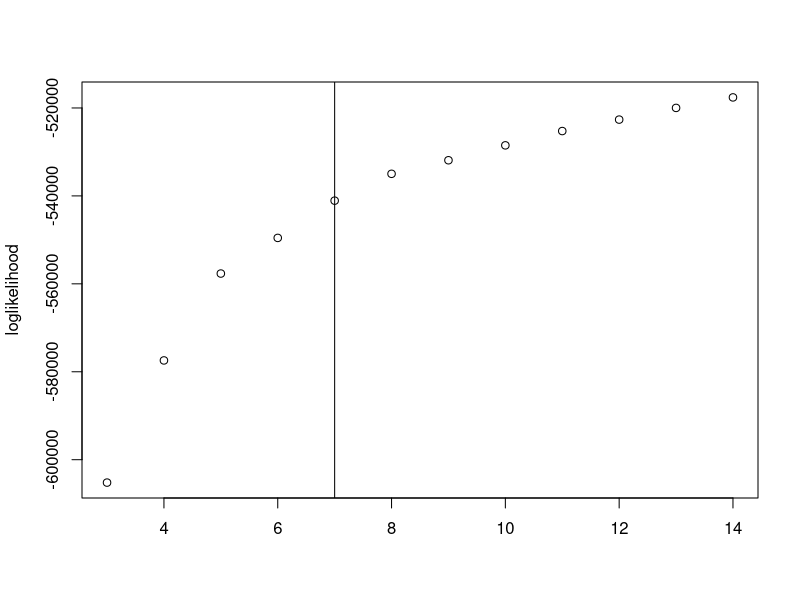
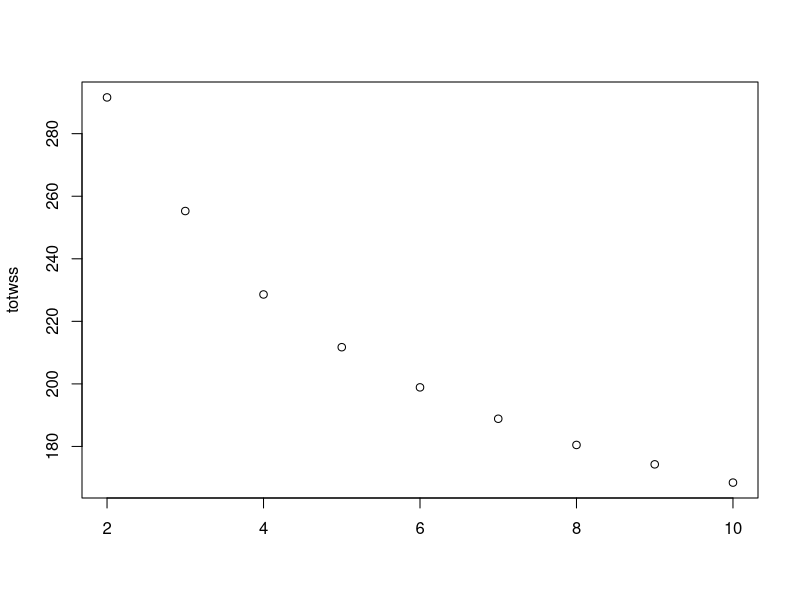

Recreate these plots in R, in order. (Note: this script raises an error after producing the figures.)

### Priprava dat, spustit jednou pred vsim pro vytvoreni dat

# Pozn.: - zahraničí je kraj==9900, cis_obec==999997 a jeden záznam má výskyt v roce 2017 pouze jako opakovane==1

rm(list=ls());

#workdir <- "/Users/admin/Desktop/reseni_0922/"
#workdir <- "/Users/User/Desktop/MFF/sfg_volby/reseni_0922/"

# Nahrani dat
obce <- read.table("reseni2021/pscoco.csv", sep=";", header=T);
okrsky <- read.table("reseni2021/psp17okrs.csv", sep=",", header=T);

# Manipulace s daty
okrsky[is.na(okrsky)] <- 0;
names(okrsky) <- tolower(names(okrsky));

### Pouzit jen posledni zaznam pro dane id
okrsky_posledni <- aggregate(poradi_zprac ~ cis_obec + cis_okrsek, okrsky, FUN = max)
okrsky <- merge(okrsky, okrsky_posledni, by=c("cis_obec", "cis_okrsek", "poradi_zprac"), all.y=T)

# Strata pomocí mixed multinomial model
library(mixtools)
set.seed(1)
#n.strat <- 7 # počet strat

temp_strany <- colnames(okrsky)[grepl('kstrana', colnames(okrsky))]
temp <- okrsky[rowSums(okrsky[, temp_strany]) > 0, ] # odstranit záznamy bez hlasů
temp_id <- temp[, c("cis_obec", "cis_okrsek")]
temp_vysledky <- temp[, temp_strany]
poradi.stran <- order((-1)*colSums(temp_vysledky)) # seřadit strany podle celkového výsledku
temp_vysledky <- temp_vysledky[, 1:11] # vezmeme 11 nejsilnějších stran


maxn<-14
loglikelihood<-numeric(maxn)

for(k in 3:maxn){
  
  n.strat <- k # počet strat
  em.out <- multmixEM(as.matrix(temp_vysledky), k=n.strat)
  loglikelihood[k]<-em.out$loglik
}
# 
# em.out <- multmixEM(as.matrix(temp_vysledky), k=n.strat)
# temp = cbind(temp_id, em.out$posterior)

data<-cbind(1:maxn,loglikelihood)

plot(data[3:maxn,])
abline(v=7)

temp_vysledky2<-temp_vysledky/apply(temp_vysledky,MARGIN=1,FUN=sum)
maxnn<-10
totwss<-numeric(maxnn)

for(k in 2:maxnn){
  km.res <- kmeans(temp_vysledky2, k, nstart = 25,iter.max=50)
  totwss[k]<-km.res$tot.withinss
  
}



data2<-cbind(1:maxnn,totwss)
plot(data2[2:maxnn,])

okrsky <- merge(okrsky, temp, by=c("cis_obec", "cis_okrsek"), all.y=T)

# Subset a názvy
temp_comp <- colnames(okrsky)[grepl('comp', colnames(okrsky))]
ciselnik_okrsky <- subset(okrsky, select=c("cis_obec", "cis_okrsek", "zapsani_volici", temp_comp))
names(ciselnik_okrsky) <- c("cis_obec", "cis_okrsek", "vel_okrsek", temp_comp)
ciselnik_okrsky$id <- paste0(ciselnik_okrsky$cis_obec, ciselnik_okrsky$cis_okrsek)

# Ulozit
save(ciselnik_okrsky, file=paste0(workdir, "reseni2021/ciselnik.RData"))
